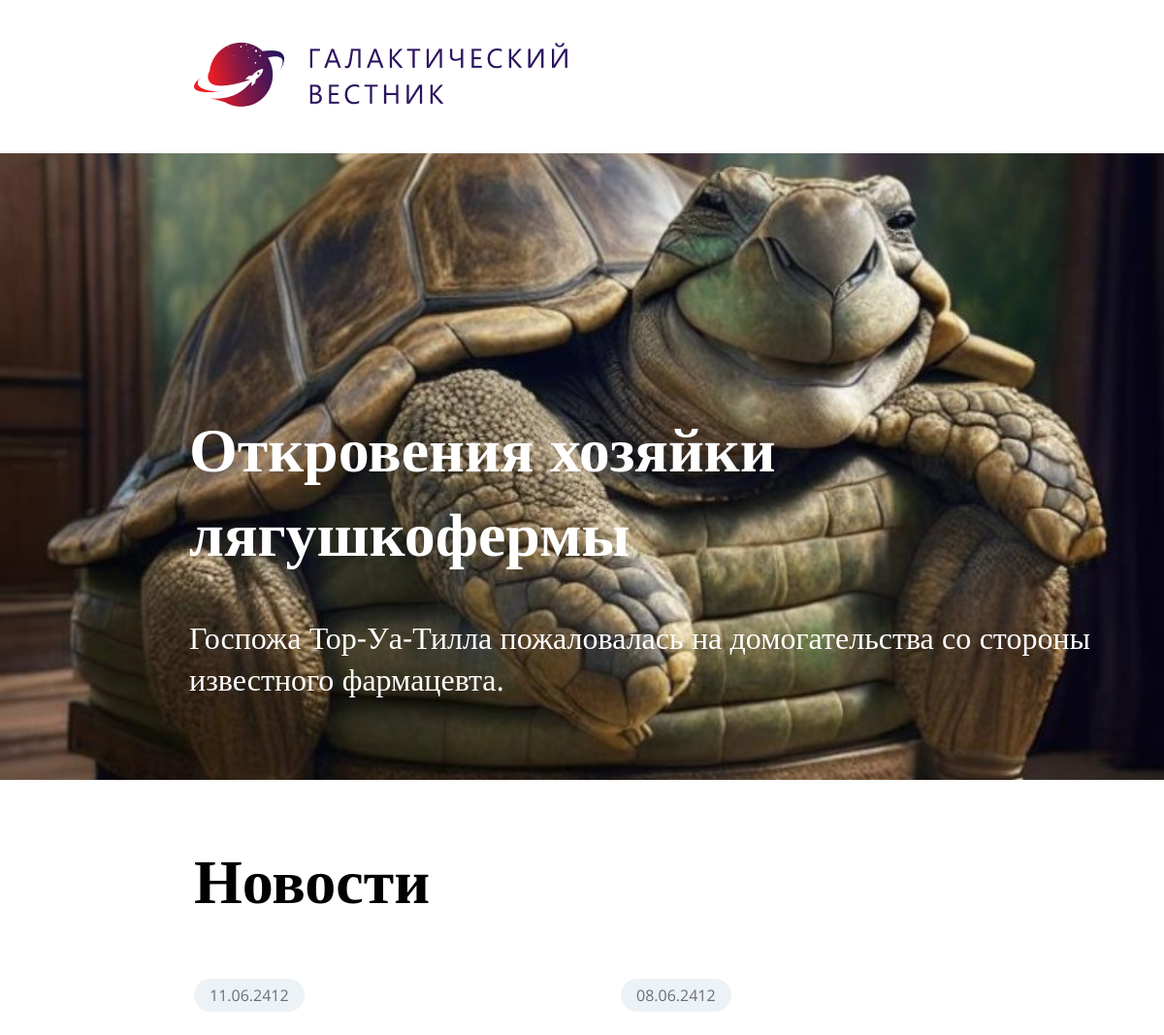
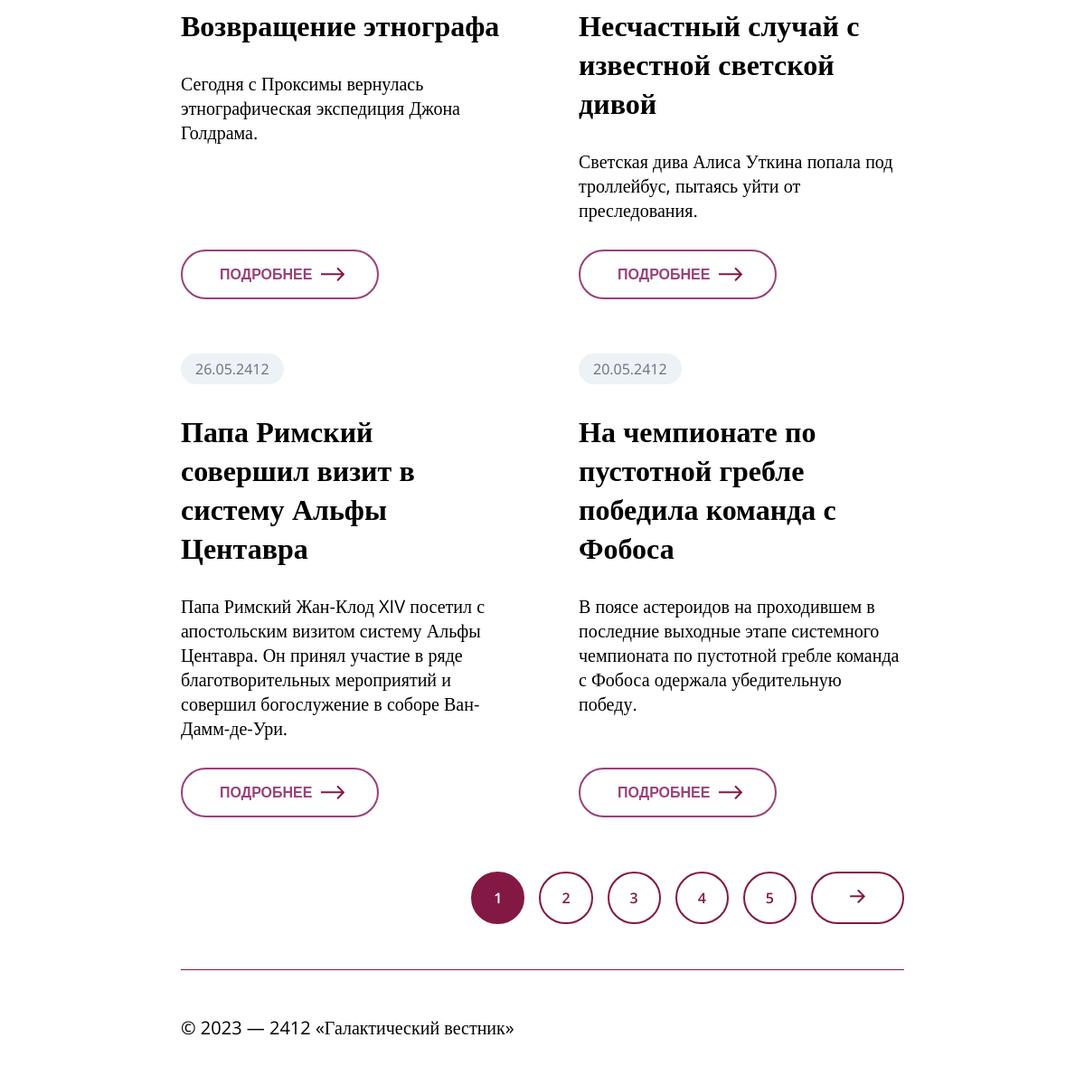
The page /page?id=1 on the database its author committed (2 pictures, top to bottom).
### tables this page shows
CREATE TABLE `news` (
  `id` int(11) unsigned NOT NULL AUTO_INCREMENT,
  `date` datetime NULL DEFAULT NULL,
  `title` varchar(250) NOT NULL DEFAULT '',
  `announce` text NULL DEFAULT NULL,
  `content` text NULL DEFAULT NULL,
  `image` varchar(250) NOT NULL DEFAULT '',
  PRIMARY KEY (`id`),
  KEY `id` (`id`),

  KEY `idx_news_date` (`date`));

### app/Core/Controller.php (called while the page is built, shortened)
<?php
class Controller
{
    protected function view(string $view, array $data = [])
    {
        extract($data);
        require "../app/Views/layouts/header.php";
        require "../app/Views/$view.php";
        require "../app/Views/layouts/footer.php";
    }
}

### app/Controllers/PageController.php (called while the page is built, shortened)
<?php
class PageController extends Controller
{
    public function index($pageNumber): void
    {
        $news = new News();
        $newsData = $news->getPage($pageNumber);
        $this->view('page', [
            'news' => $newsData,
            'currentPage' => $pageNumber,
            'pageCount' => $news->getPagesCount(),
            'title' => 'News',
            'lastNews' => $news->getLastNews(),
        ]);
    }
}

### public/index.php (called while the page is built, shortened)
<?php
$router = new Router();
$router->get('/', 'HomeController@index');
$router->get('/news', 'NewsController@index');
$router->get('/page', 'PageController@index');
$router->dispatch();

### app/Models/News.php (called while the page is built, shortened)
<?php
class News extends Model
{
    private int $itemsPerPage = 4;
    public function getPage(int $pageNumber): array
    {
        $stmt = $this->db->prepare("SELECT * FROM news ORDER BY date DESC LIMIT ? OFFSET ?");
        $offset = ($pageNumber - 1) * $this->itemsPerPage;
        $stmt->bind_param("ii", $this->itemsPerPage, $offset);
        $stmt->execute();
        $result = $stmt->get_result();
        return $result->fetch_all(MYSQLI_ASSOC);
    }
    public function getLastNews(): array
    {
        return $this->db->query("SELECT * FROM news ORDER BY id DESC LIMIT 1")
            ->fetch_assoc();
    }
}

### config/database.php (called while the page is built)
<?php
return [
    "host" => "MySQL-8.4",
    "port" => "3306",
    "user" => "root",
    "password" => "",
    "database" => "ill",
];

### app/Core/Database.php (called while the page is built, shortened)
<?php
class Database
{
    private static ?mysqli $connection = null;
    public static function getConnection(): mysqli
    {
        $data = require_once dirname(__DIR__, 2) . "/config/database.php";
        if (self::$connection === null)
        {
            self::$connection = new mysqli(
                $data['host'],
                $data['user'],
                $data['password'],
                $data['database']
            );
            self::$connection->set_charset("utf8");
        }
        return self::$connection;
    }
}

### app/Core/Model.php (called while the page is built, shortened)
<?php
require_once __DIR__ . '/Database.php';
abstract class Model
{
    public function __construct()
    {
        $this->db = Database::getConnection();
    }
}

### app/Views/page.php (the view, shortened to what this page needs)
<main>
    <div class="banner" style="background-image: url('<?='assets//images//news//' . $lastNews['image']; ?>'); background-size: cover; background-position: center; background-repeat: no-repeat;">
        <div class="info">
            <h1 class="info_title"><?= htmlspecialchars($lastNews['title']) ?></h1>
            <p class="info_subtitle"><?= strip_tags($lastNews['announce']) ?></p>
        </div>
    </div>
    <h1 class="title">Новости</h1>
    <div class="news">
        <?php foreach ($news as $item) : ?>
            <div class="news_item">
                <div class="news_date">
                    <?= date('d.m.Y', strtotime($item['date'])); ?>
                </div>
                <div class="news_title">
                    <?= htmlspecialchars($item['title']); ?>
                </div>
                <div class="news_announce">
                    <?= strip_tags($item['announce']); ?>
                </div>
                <div class="news_btn">
                    <button onclick="location.href='/news?id=<?= $item['id'] ?>'">Подробнее
                    </button>
                </div>
            </div>
        <?php endforeach; ?>
        <div class="pagination">
            <?php for ($page = 1; $page <= $pageCount; $page++) : ?>
                <div>
                    <button onclick="location.href='/page?id=<?= $page ?>'" <?= $page == $currentPage ? "class=\"btn_page pagination_active\"" : "class=\"btn_page\"" ?>><?= $page ?></button>
                </div>
            <?php endfor; ?>
            <div class="">
                <?php if ($pageCount != $currentPage) : ?>
                    <button class="btn_last" onclick="location.href='/page?id=<?= ++$currentPage ?>'">
                    </button>
                <?php endif; ?>
            </div>
        </div>
    </div>
</main>

### app/Core/Router.php (shortened to what this page needs)
<?php
class Router
{
    private array $routes = [];
    public function get(string $uri, string $action): void
    {
        $this->routes[$uri] = $action;
    }
    public function dispatch(): void
    {
        $request = parse_url($_SERVER['REQUEST_URI']);
        [$controller, $method] = explode('@', $this->routes[$request['path']]);
        $controller = new $controller();
        if (isset($request['query']))
        {
            $param = explode('=', $request['query']);
            $controller->$method($param[1]);
            return;
        }
    }
}

### app/Views/layouts/header.php (shortened to what this page needs)
<!DOCTYPE html>
<html>
<head>
    <link rel="stylesheet" href="assets/css/main.css">
</head>
<body>
<header>
    <div class="logo">
        <img src="assets/images/logo.png" alt="logo">
    </div>
</header>

### app/Views/layouts/footer.php
<footer>
    <div class="">
        © 2023 — 2412 «Галактический вестник»
    </div>
</footer>
</body>
</html>

### public/assets/css/main.css (style rules this page uses)
* { box-sizing: border-box; }
body { margin: 0; }
.logo { padding: 40px 200px 40px 200px; }
.banner { width: 100%; height: 646px; background-image: url('../images/image 2.jpg'); }
.info { position: absolute; left: 195px; top: 375px; }
.info_title { font-family: Open Sans, serif; color: white; font-weight: 600; font-size: 64px; }
.info_subtitle { font-family: Open Sans, serif; color: white; font-weight: 400; font-size: 32px; }
.title { font-family: Open Sans, serif; color: black; font-weight: 600; font-size: 64px; padding: 16px 200px; }
.news { padding: 0 200px; display: grid; grid-template-columns: repeat(2, 1fr); gap: 60px 80px; margin-bottom: 50px; }
.news_item { font-family: Open Sans, serif; display: flex; flex-direction: column; gap: 30px; width: auto; margin: 0; }
.news_title { font-weight: 600; font-size: 32px; color: black; }
.news_announce { font-weight: 400; font-size: 20px; color: black; }
.news_date { font-weight: 400; font-size: 16px; color: #6C6E7B; padding: 6px 16px; background-color: #ECF2F5; border-radius: 20px; width: fit-content; }
.news_btn { margin-top: auto; }
.news_btn > button { background-color: transparent; border-radius: 50px; border: 2px #9B407A solid; color: #9B407A; padding: 16px 41px; font-size: 16px; font-weight: 600; text-transform: uppercase; }
.arrow_icon { position: relative; top: 2px; left: 5px; }
.pagination { grid-column: 1 / -1; display: flex; justify-content: flex-end; gap: 16px; }
.btn_page { background: transparent; border-radius: 50px; padding: 16px 23px; border: 2px #841844 solid; font-family: Open Sans, serif; color: #841844; font-size: 16px; font-weight: 600; }
.btn_last { background: transparent; border-radius: 50px; padding: 16px 41px; border: 2px #841844 solid; font-family: Open Sans, serif; font-size: 16px; font-weight: 600; }
footer { padding: 0px 200px; }
footer > div { padding: 50px 0px; font-family: Open Sans, serif; font-weight: 400; font-size: 20px; border-top: 1px #841844 solid; }
.pagination_active { background-color: #841844; color: white; }

### rows shown on the page
news: image (picture), title "Откровения хозяйки лягушкофермы", announce "Госпожа Тор-Уа-Тилла пожаловалась на домогательства со стороны известного фармацевта."
news: date "11.06.2412", title "Возвращение этнографа", announce "Сегодня с Проксимы вернулась этнографическая экспедиция Джона Голдрама."
news: date "08.06.2412", title "Несчастный случай с известной светской дивой", announce "Светская дива Алиса Уткина попала под троллейбус, пытаясь уйти от преследования."
news: date "26.05.2412", title "Папа Римский совершил визит в систему Альфы Центавра", announce "Папа Римский Жан-Клод XIV посетил с апостольским визитом систему Альфы Центавра. Он принял участие в ряде благотворительных мероприятий и совершил богослужение в соборе Ван-Дамм-де-Ури."
news: date "20.05.2412", title "На чемпионате по пустотной гребле победила команда с Фобоса", announce "В поясе астероидов на проходившем в последние выходные этапе системного чемпионата по пустотной гребле команда с Фобоса одержала убедительную победу."
